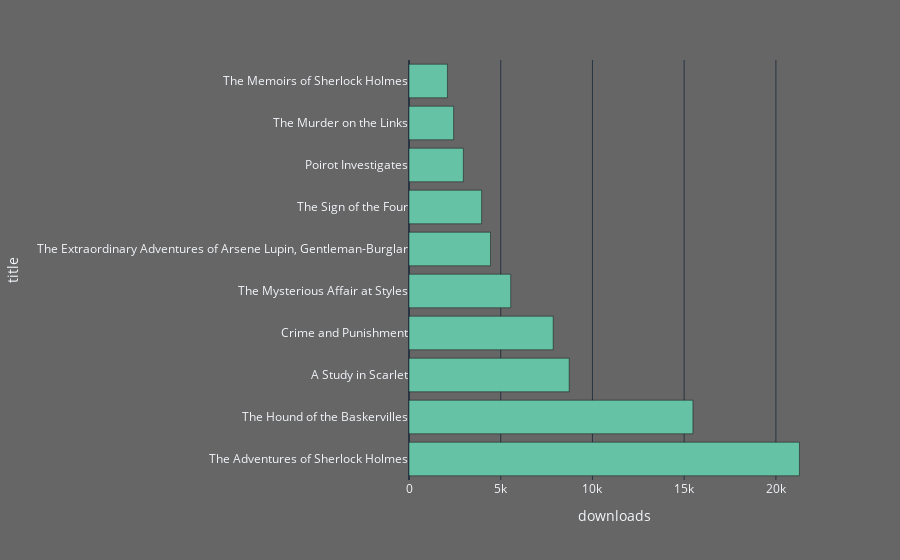

Notebook source saved alongside this figure:
### Code cell
fig4 = px.bar(popular.head(10), y='title', x='downloads',  
             #title = 'Mystery Titles - Top 10 by Total Downloads',
             template='plotly_dark',
             color_discrete_sequence=px.colors.qualitative.Set2,
             #hover_name = 'rept_name_1', 
             #hover_data = ['from_npi_specialty','patient_count' ],
             #labels = {'title':'Title', 'downloads':'Number of downloads'},
            orientation = 'h')
#fig.update_xaxes(type='category')
#fig4.update_traces(texttemplate='%{x}', textposition='inside')
fig4.update_layout(barmode='stack'#, yaxis={'categoryorder':'category ascending'}
                  )
fig4.update_layout({'plot_bgcolor': 'rgba(102,102,102,1)','paper_bgcolor': 'rgba(102,102,102,1)'})
fig4.show()

### Figure 1 — Plotly figure (JSON) as saved in the notebook; plotly's stock layout.template omitted (floating-point values rounded to 4 significant figures)
{"data": [{"alignmentgroup": "True", "hovertemplate": "downloads=%{x}<br>title=%{y}<extra></extra>", "legendgroup": "", "marker": {"color": "rgb(102,194,165)"}, "name": "", "offsetgroup": "", "orientation": "h", "showlegend": false, "textposition": "auto", "type": "bar", "x": [21284, 15478, 8732, 7860, 5544, 4442, 3959, 2962, 2432, 2096], "xaxis": "x", "y": ["The Adventures of Sherlock Holmes", "The Hound of the Baskervilles", "A Study in Scarlet", "Crime and Punishment", "The Mysterious Affair at Styles", "The Extraordinary Adventures of Arsene Lupin, Gentleman-Burglar", "The Sign of the Four", "Poirot Investigates", "The Murder on the Links", "The Memoirs of Sherlock Holmes"], "yaxis": "y"}], "layout": {"barmode": "stack", "legend": {"tracegroupgap": 0}, "margin": {"t": 60}, "paper_bgcolor": "rgba(102,102,102,1)", "plot_bgcolor": "rgba(102,102,102,1)", "xaxis": {"anchor": "y", "domain": [0, 1], "title": {"text": "downloads"}}, "yaxis": {"anchor": "x", "domain": [0, 1], "title": {"text": "title"}}}}
